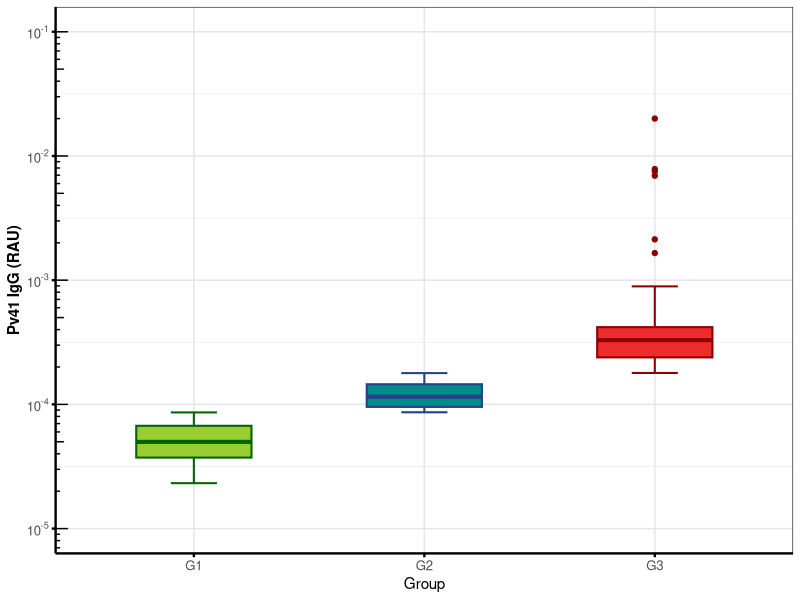
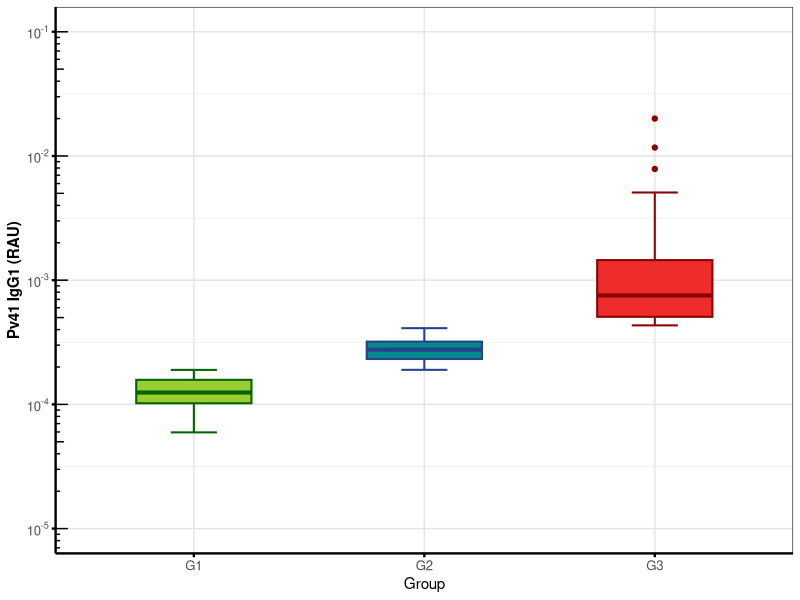
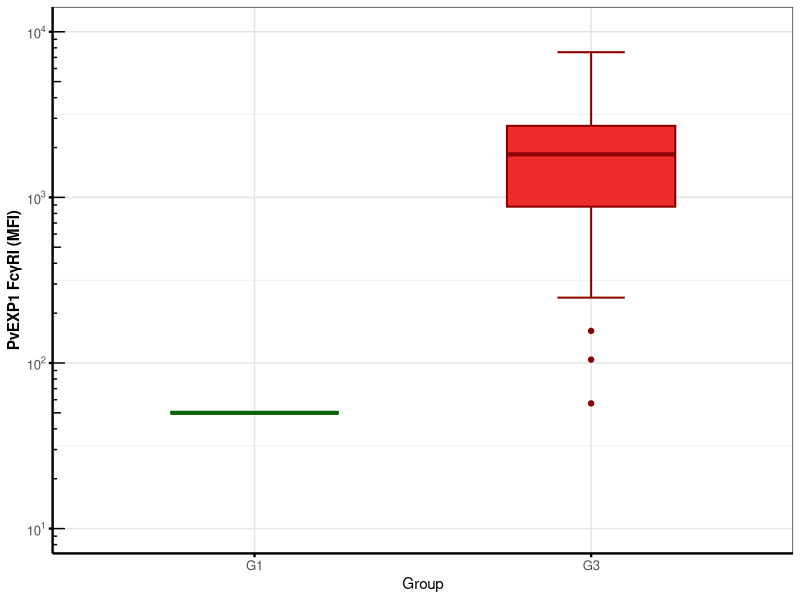
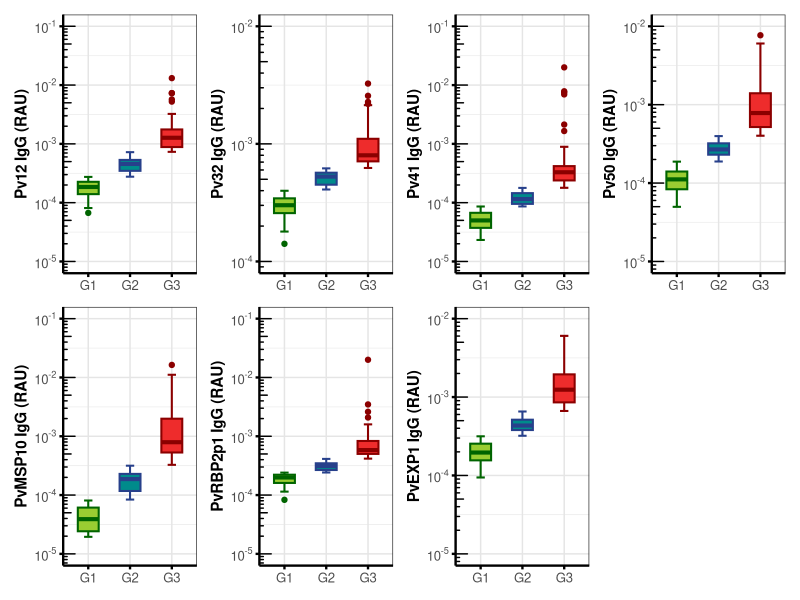
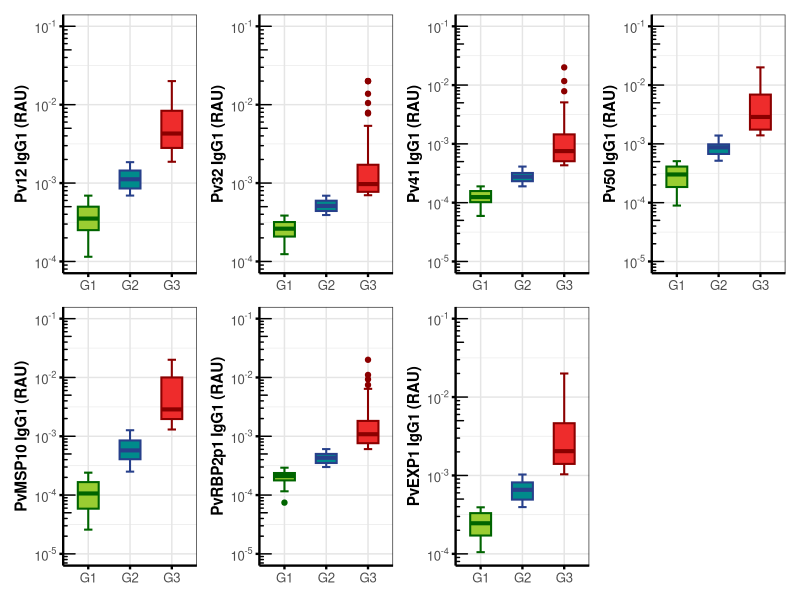
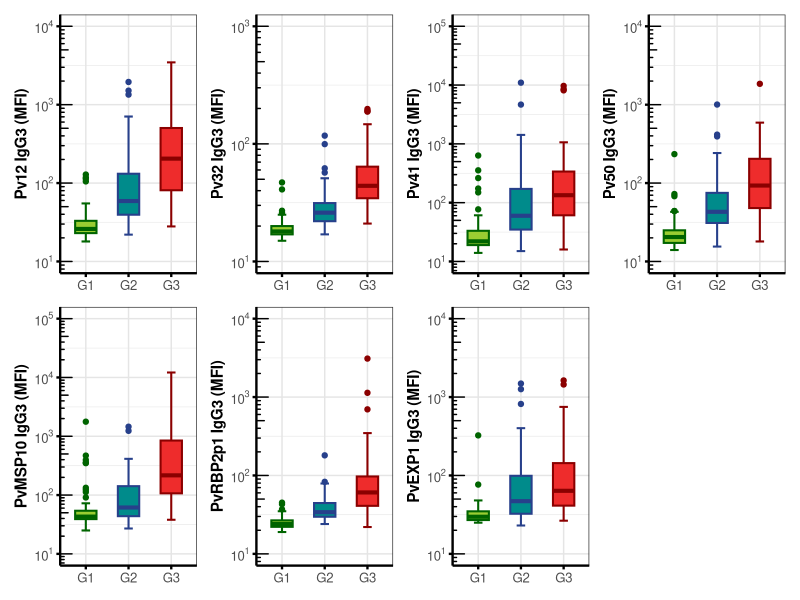
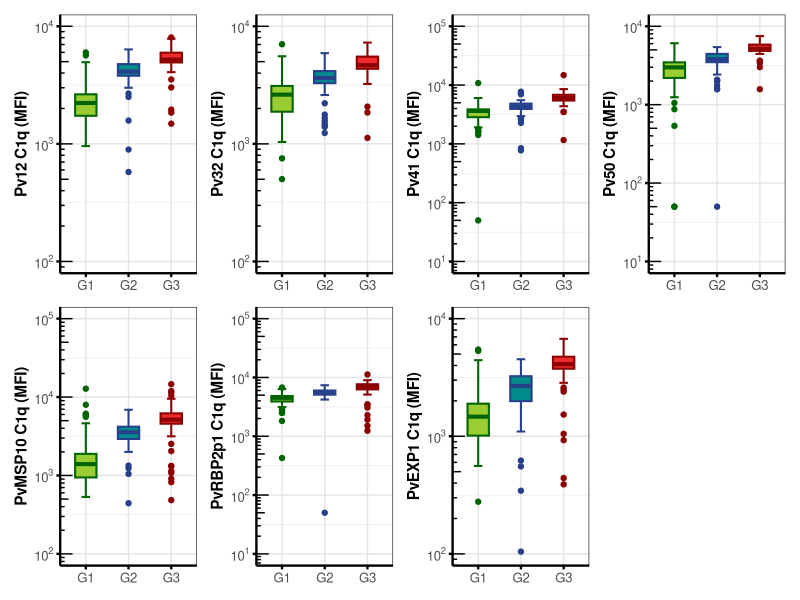
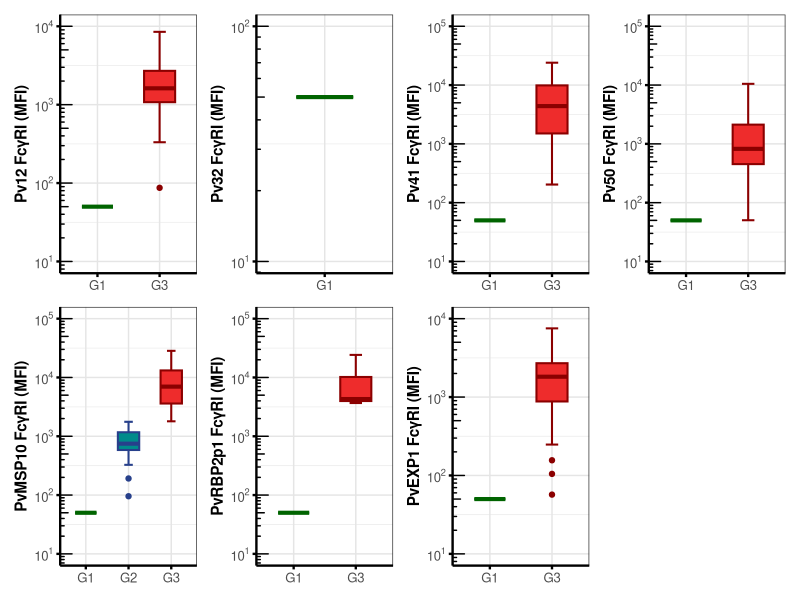

Generate these figures, in order, with R:
## Introduction
## Author: Chau Quang (quang.c@wehi.edu.au)
## Purpose: To produce multipanel (4x2) RAU, MFI boxplots of Taka's InSPIRE data

setwd("~/Downloads/data/inspire/R")

# Load required packages --------------------------------------------------
library(ggplot2)

# Import data (.csv) ------------------------------------------------------
data_IgG  <- transform(read.csv("data/InSPIRE_IgG_grouped.csv"),  assay = "IgG")
data_IgG1 <- transform(read.csv("data/InSPIRE_IgG1_grouped.csv"), assay = "IgG1")
data_IgG3 <- transform(read.csv("data/InSPIRE_IgG3_grouped.csv"), assay = "IgG3")
data_C1q <- transform(read.csv("data/InSPIRE_C1q_grouped.csv"), assay = "C1q")
data_FcgRI <- transform(read.csv("data/InSPIRE_FcgRI_grouped.csv"), assay = "FcgRI")
data_FcgRII <- transform(read.csv("data/InSPIRE_FcgRII_grouped.csv"), assay = "FcgRII")
data_FcgRIII <- transform(read.csv("data/InSPIRE_FcgRIII_grouped.csv"), assay = "FcgRIII")

## Debug datasets: tertiling performed via Stata using XOA IDs as input only (Pk standards, VBDR negative samples removed)
data_IgG  <- transform(read.csv("data/testing/InSPIRE_IgG_grouped_xoa.csv"),  assay = "IgG")
data_IgG1 <- transform(read.csv("data/testing/InSPIRE_IgG1_grouped_xoa.csv"), assay = "IgG1")
data_IgG3 <- transform(read.csv("data/testing/InSPIRE_IgG3_grouped_xoa.csv"), assay = "IgG3")
data_C1q <- transform(read.csv("data/testing/InSPIRE_C1q_grouped_xoa.csv"), assay = "C1q")
data_FcgRI <- transform(read.csv("data/testing/InSPIRE_FcgRI_grouped_xoa.csv"), assay = "FcgRI")
data_FcgRII <- transform(read.csv("data/testing/InSPIRE_FcgRII_grouped_xoa.csv"), assay = "FcgRII")
data_FcgRIII <- transform(read.csv("data/testing/InSPIRE_FcgRIII_grouped_xoa.csv"), assay = "FcgRIII")

# Boxplot function --------------------------------------------------------
boxplot_grouped <- function(data, var_name, show_points = TRUE, show_x = TRUE) {
  
  set.seed(42)
  
  antigen <- gsub("_RAU|_MFI", "", var_name)
  assay <- data$assay[1]
  measure <- sub(".*_", "", var_name)
  group_col <- gsub("_RAU|_MFI", "_Group", var_name)
  
  # Clean + rename groups
  data <- data |>
    dplyr::mutate(
      group = factor(
        .data[[group_col]],
        levels = c(1,2,3),
        labels = c("G1","G2","G3")
      )
    ) |>
    dplyr::filter(
      !is.na(.data[[var_name]]),
      .data[[var_name]] > 0,
      !is.na(group)
    )
  
  # y-axis limits
  yvals <- data[[var_name]]
  ymin <- 10^floor(log10(min(yvals)))
  ymax <- 10^ceiling(log10(max(yvals)))
  
  # Toggle x-axis title label
  x_label <- if (show_x) "Group" else NULL
  
  # Adjust y-axis label for FcR plots
  y_label <- if (grepl("FcgR", assay)) {
    receptor <- sub("FcgR", "", assay)
    
    paste0(antigen, " Fc\u03B3R", receptor, " (", measure, ")")
  } else {
    paste0(antigen, " ", assay, " (", measure, ")")
  }
  
  # Boxplot
  p <- ggplot(
    data,
    aes(x = group,
       y = .data[[var_name]],
       fill = group)) +
    labs(x = x_label, 
         y = y_label) +
    theme_bw() +
    theme(
      legend.position = "none",
      panel.grid.major = element_line(color = "grey90", linewidth = 0.5),
      panel.grid.minor = element_line(color = "grey92"),
      axis.line = element_line(color = "black", linewidth = 0.8),
      axis.title.y = element_text(face = "bold"),
      axis.text = element_text(size = 9.5),
      axis.ticks = element_line(linewidth = 0.8, color = "black"),
      plot.margin = margin(5,5,5,5)) +
    scale_fill_manual(values = c(
      "G1" = "yellowgreen",
      "G2" = "darkcyan",
      "G3" = "firebrick2")) +
    scale_y_log10(
      limits = c(ymin, ymax),
      breaks = 10^(floor(log10(min(yvals))):ceiling(log10(max(yvals)))),
      labels = scales::trans_format("log10", scales::math_format(10^.x))) +
    annotation_logticks(sides = "l")
  
  # Toggle individual data points
  if (show_points) {
    
    p <- p +
      geom_boxplot(
        width = 0.5,
        staplewidth = 0.4,
        linewidth = 0.7,
        outlier.shape = NA
      ) +
      geom_jitter(
        aes(colour = group),
        width = 0.15,
        alpha = 0.4,
        size = 2
      ) +
      scale_colour_manual(values = c(
        "G1" = "darkolivegreen",
        "G2" = "deepskyblue4",
        "G3" = "brown"
      ))
    
  } else {
    
    p <- p +
      geom_boxplot(
        aes(colour = group),
        width = 0.5,
        staplewidth = 0.4,
        linewidth = 0.7
      ) +
      scale_colour_manual(values = c(
        "G1" = "darkgreen",
        "G2" = "royalblue4",
        "G3" = "red4"
      ))
  }
  
  return(p)
}

# Test plots
boxplot_grouped(data_IgG, "Pv41_RAU", show_points = FALSE)
boxplot_grouped(data_IgG1, "Pv41_RAU", show_points = FALSE)
boxplot_grouped(data_FcgRI, "PvEXP1_MFI", show_points = FALSE)

# Multipanel (4x2) --------------------------------------------------------
library(patchwork)

# Define antigen groups for plotting
antigens_RAU <- c("Pv12_RAU", "Pv32_RAU", "Pv41_RAU", "Pv50_RAU", 
                  "PvMSP10_RAU", "PvRBP2p1_RAU", "PvEXP1_RAU")
antigens_MFI <- c("Pv12_MFI", "Pv32_MFI", "Pv41_MFI", "Pv50_MFI", 
                  "PvMSP10_MFI", "PvRBP2p1_MFI", "PvEXP1_MFI")

# RAU
IgG_plots <- lapply(antigens_RAU, function(x) boxplot_grouped(data_IgG, x, show_points = FALSE, show_x = FALSE))
IgG1_plots <- lapply(antigens_RAU, function(x) boxplot_grouped(data_IgG1, x, show_points = FALSE, show_x = FALSE))

# MFI
IgG3_plots <- lapply(antigens_MFI, function(x) boxplot_grouped(data_IgG3, x, show_points = FALSE, show_x = FALSE))
C1q_plots <- lapply(antigens_MFI, function(x) boxplot_grouped(data_C1q, x, show_points = FALSE, show_x = FALSE))
FcgRI_plots <- lapply(antigens_MFI, function(x) boxplot_grouped(data_FcgRI, x, show_points = FALSE, show_x = FALSE))
FcgRII_plots <- lapply(antigens_MFI, function(x) boxplot_grouped(data_FcgRII, x, show_points = FALSE, show_x = FALSE))
FcgRIII_plots <- lapply(antigens_MFI, function(x) boxplot_grouped(data_FcgRIII, x, show_points = FALSE, show_x = FALSE))

# Multipanel plots
wrap_plots(IgG_plots, ncol = 4, nrow = 2)
wrap_plots(IgG1_plots, ncol = 4, nrow = 2)
wrap_plots(IgG3_plots, ncol = 4, nrow = 2)
wrap_plots(C1q_plots, ncol = 4, nrow = 2)
wrap_plots(FcgRI_plots, ncol = 4, nrow = 2)
wrap_plots(FcgRII_plots, ncol = 4, nrow = 2)
wrap_plots(FcgRIII_plots, ncol = 4, nrow = 2)
